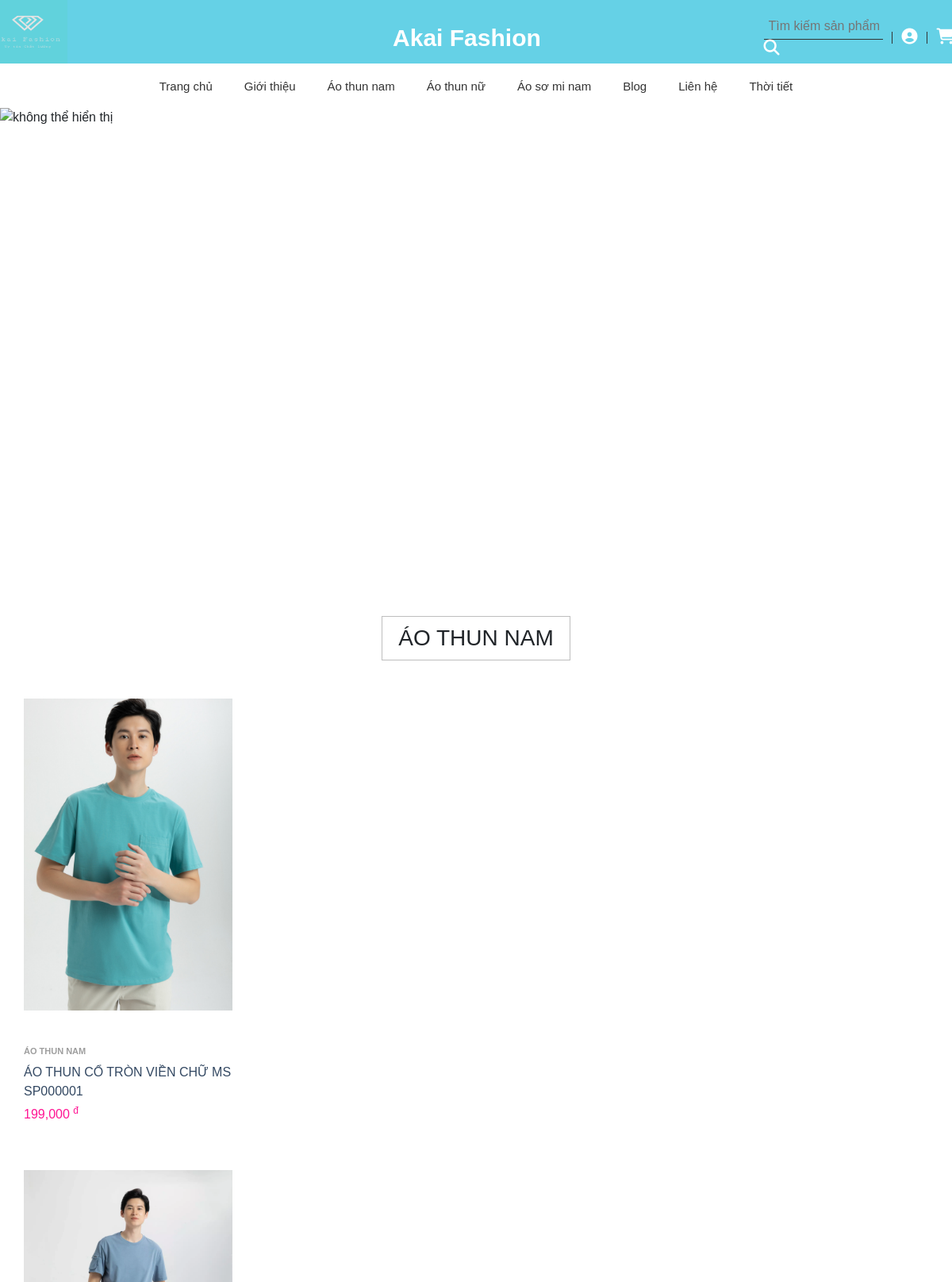
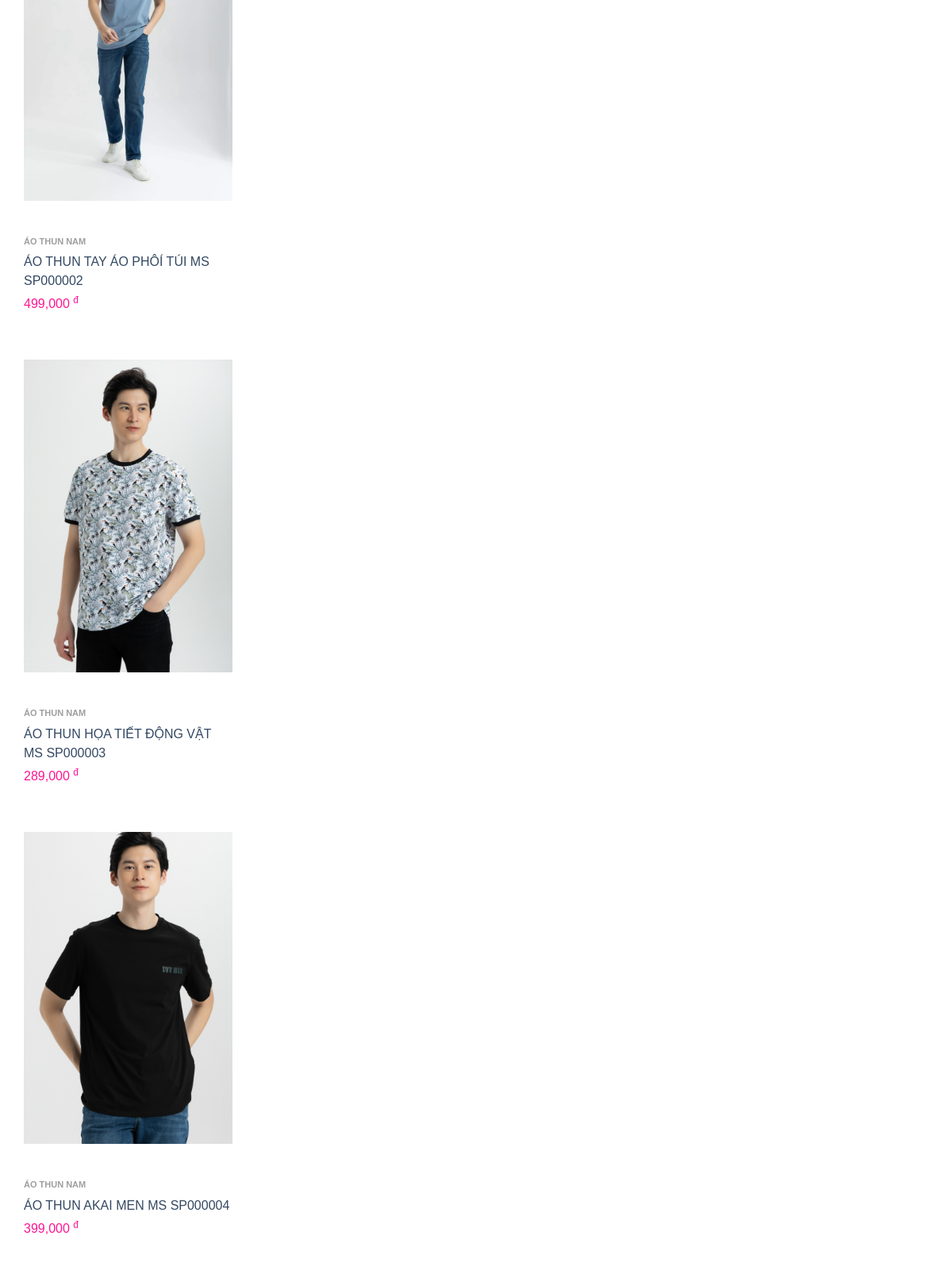
The page /khachhang/index.php?quanly=danhmuc&id=1 (upper part) on the database its author committed (2 pictures, top to bottom).
### tables this page shows
CREATE TABLE `loaihanghoa` (
  `MaLoaiHang` int(10) NOT NULL,
  `TenLoaiHang` varchar(255) NOT NULL,
  `HinhDaiDien` varchar(100) NOT NULL
);

CREATE TABLE `hanghoa` (
  `MSHH` int(10) NOT NULL,
  `TenHH` varchar(50) NOT NULL,
  `QuyCach` text NOT NULL,
  `BaoQuan` longtext NOT NULL,
  `Gia` varchar(100) NOT NULL,
  `SoLuongHang` int(10) NOT NULL,
  `image` varchar(100) NOT NULL,
  `MaLoaiHang` int(10) NOT NULL
);

### khachhang/include/danhmuc.php (the view, shortened to what this page needs)
<div id="conten">
          <div class="headline">
          <?php
            if(isset($_GET['id'])){
                $id=$_GET['id'];
            }else{
                $id='';
            }
            $sql_cate = mysqli_query($con,"SELECT * FROM loaihanghoa,hanghoa,mauhh WHERE loaihanghoa.MaLoaiHang=hanghoa.MaLoaiHang
            AND hanghoa.MSHH=mauhh.MSHH AND hanghoa.MaLoaiHang='$id' ORDER BY hanghoa.MSHH ASC");
            $sql_category = mysqli_query($con,"SELECT * FROM loaihanghoa,hanghoa WHERE loaihanghoa.MaLoaiHang=hanghoa.MaLoaiHang
            AND hanghoa.MaLoaiHang='$id' ORDER BY hanghoa.MSHH ASC");
            $row_title=mysqli_fetch_array($sql_category);
            $title=$row_title['TenLoaiHang']
          ?>
            <h3><?php echo $title?></h3>
          </div>
            <?php
                while($row_sanpham = mysqli_fetch_array($sql_cate)){
            ?>
            <ul class="products">
              <li>
                <div class="product-item">
                  <div class="product-top">
                    <a href="?quanly=chitietsp&id=<?php echo $row_sanpham['MSHH']?>" class="product-thumb">
                      <img src="image/<?php echo $row_sanpham['image']?>" alt="không thể hiển thị">
                    </a>
                  </div>
                  <div class="product-info">
                    <a href="" class="product-cat"><?php echo $row_sanpham['TenLoaiHang']?></a>
                    <a href="?quanly=chitietsp&id=<?php echo $row_sanpham['MSHH']?>" class="product-name"><?php echo $row_sanpham['TenHH'] ?></a>
                    <div class="product-price"><?php echo number_format($row_sanpham['Gia']) ?> <sup>đ</sup></div>
                  </div>
                </div>
              </li>
            </ul>
            <?php
            }
            ?>
</div>

### khachhang/include/menu.php
<div id="wrapper">
      <nav>
        <ul id="main-menu">
          <li><a href="index.php">Trang chủ</a></li>
          <li><a href="">Giới thiệu</a></li>
          <?php
            $sql_danhmuc = mysqli_query($con,'SELECT * FROM loaihanghoa ORDER BY MaLoaiHang ASC');
            while($row_danhmuc = mysqli_fetch_array($sql_danhmuc)){
          ?>
          <li>
            <a href="?quanly=danhmuc&id=<?php echo $row_danhmuc['MaLoaiHang'] ?>">
                <?php echo $row_danhmuc['TenLoaiHang']?>
            </a>
          </li>
          <?php
            }
          ?>
          <li><a href="">Blog</a></li>
          <li><a href="">Liên hệ</a></li>
          <li><a href="../../giongnoi/index.html">Thời tiết</a></li>
        </ul>
      </nav>
</div>

### khachhang/css/main-style.css (style rules this page uses)
body { margin: 0px; padding: 0px; box-sizing: border-box; font-family: 'Open Sans', sans-serif; font-size: 14px; color: #777; line-height: 1.15; }
* { margin: 0; padding: 0; box-sizing: border-box; }
a { text-decoration: none; }
ul { list-style: none; }
body { font-family: 'Quicksand', sans-serif!important; line-height: 1.2; color: #333; }
#wrapper { height: 7vh; display: flex; justify-content: center; }
nav { margin-top: 3px; }
ul#main-menu { display: flex; }
ul#main-menu li { padding: 0px 20px; }
ul#main-menu a { display: block; padding: 15px 0; text-decoration: none; color: #333; font-size: 15px; position: relative; }
ul#main-menu a::after { content: ""; height: 4px; width: 0px; background: black; position: absolute; bottom:0px; left: 0; transition: all 0.5s ease-in-out; }
body { line-height: 1.5; font-family: 'Poppins', sans-serif; }
* { margin:0; padding:0; box-sizing: border-box; }

### khachhang/css/product-main.css (style rules this page uses)
* { padding: 0; margin: 0; outline-style: none; }
.headline { text-align: center; margin: 40px 0px; }
h3 { font-size: 18px; color: #111; padding: 10px 20px; text-transform: uppercase; border:1px solid #bebebe; display: inline-block; font-weight: 600px; }
ul.products { list-style: none; display: flex; flex-wrap: wrap; justify-content: space-between; }
ul.products li { flex-basis: 25%; padding-left: 15px; padding-right: 15px; box-sizing: border-box; margin-bottom: 30px; }
ul.products li img { max-width: 100%; height: auto; }
ul.products li .product-top { position: relative; overflow: hidden; }
ul.products li .product-top .product-thumb { display: block; }
ul.products li .product-top .product-thumb img { display: block; }
ul.products li .product-info { padding: 10px 0px; }
ul.products li .product-info a { display: block; text-decoration: none; }
ul.products li .product-info a.product-cat { font-size: 11px; text-transform: uppercase; font-weight: bold; color: #9e9e9e; padding: 3px 0px; }
ul.products li .product-info a.product-name { color: #334862; padding: 3px 0px; }
ul.products li .product-info .product-price { color:deeppink; padding: 2px 0px; font-weight: 600px; }

### khachhang/css/product-style.css (style rules this page uses)
body { margin: 0px; padding: 0px; box-sizing: border-box; font-family: 'Open Sans', sans-serif; font-size: 14px; color: #777; line-height: 1.15; }
* { margin: 0; padding: 0; box-sizing: border-box; }
a { text-decoration: none; }
ul { list-style: none; }
body { font-family: 'Quicksand', sans-serif!important; line-height: 1.2; color: #333; }
#wrapper { height: 7vh; display: flex; justify-content: center; }
nav { margin-top: 3px; }
ul#main-menu { display: flex; }
ul#main-menu li { padding: 0px 20px; }
ul#main-menu a { display: block; padding: 15px 0; text-decoration: none; color: #333; font-size: 15px; position: relative; }
ul#main-menu a::after { content: ""; height: 4px; width: 0px; background: black; position: absolute; bottom:0px; left: 0; transition: all 0.5s ease-in-out; }
.product-top { margin-bottom: 30px; }

### khachhang/css/login.css (style rules this page uses)
* { padding: 0; margin: 0; box-sizing: border-box; }
html { color: #333; font-family: 'Open Sans', sans-serif; }

### khachhang/index.php (style rules this page uses)
#conten { max-width: 1170px; margin: 0 auto; }

### rows shown on the page
loaihanghoa: TenLoaiHang "Áo thun nam", TenLoaiHang "ÁO THUN NAM", hanghoa.image (picture), hanghoa.TenHH "ÁO THUN CỔ TRÒN VIỀN CHỮ MS SP000001", hanghoa.Gia "199,000", hanghoa.TenHH "ÁO THUN TAY ÁO PHÔÍ TÚI MS SP000002", hanghoa.Gia "499,000", hanghoa.TenHH "ÁO THUN HỌA TIẾT ĐỘNG VẬT MS SP000003", hanghoa.Gia "289,000", hanghoa.TenHH "ÁO THUN AKAI MEN MS SP000004", hanghoa.Gia "399,000"
loaihanghoa: TenLoaiHang "Áo thun nữ"
loaihanghoa: TenLoaiHang "Áo sơ mi nam"
